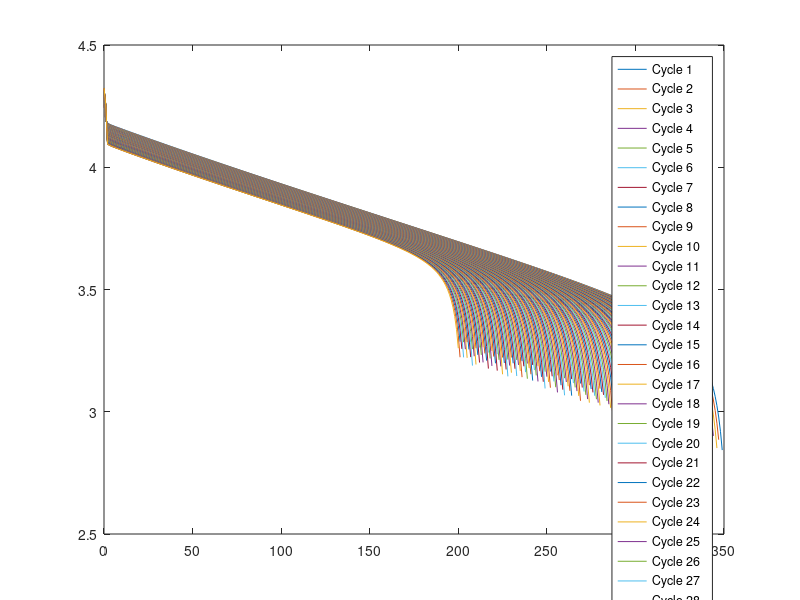
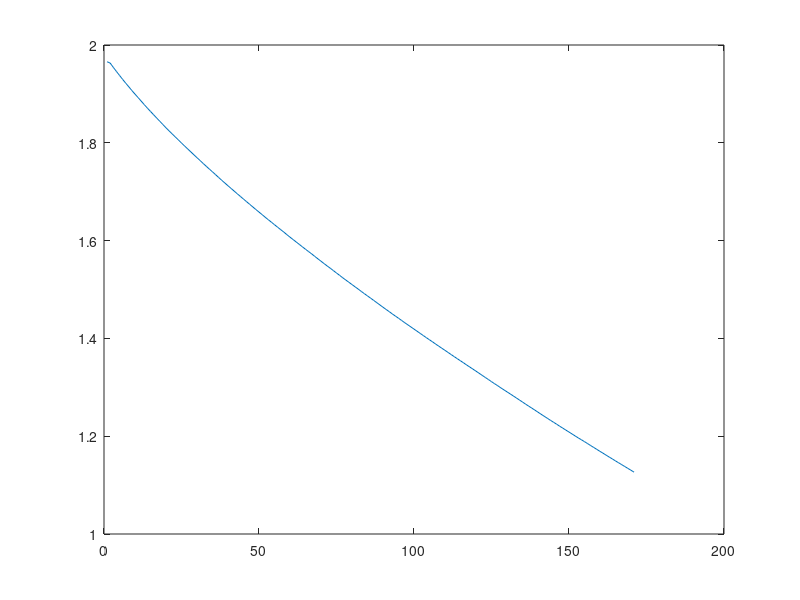

These figures' MATLAB source, in order: (Note: this script raises an error after producing the figures.)
clc; clear all; close all;

Battery= load('Bsim12.mat');
%Number= "Bsim12";
bname = "Bs12"

sample_time = 1;
Available_Profiles= length(Battery.cycle)  % Number of available profiles
% Data Cleansing 
invalid_cycles = []; %[1,84];%[115, 138]

for c= 1:length(invalid_cycles)
    Battery.cycle(invalid_cycles(c))=[];   
end

Battery.cycle(end)=[];  

n= length(Battery.cycle);           % Number of valid profiles


%% Charging Profile
total_cycles=0;
for i= 1:n
    
    profile= Battery.cycle(i).type();
    if strcmp(profile,'discharge')
        total_cycles=total_cycles+1;
    end
end

%%
% Finding the maximum length to store all the cycles together 
length_=0;
for i= 1:n
    profile= Battery.cycle(i).type();
    if strcmp(profile,'discharge')
        %Time
        
        V = [Battery.cycle(i).data.Voltage_measured];
        I = [Battery.cycle(i).data.Current_measured];
        T = [Battery.cycle(i).data.Temperature_measured];
        t = 0:sample_time:length(V)*sample_time; 
        t = t';
        
        length_new = length(V);
        if length_new>length_
           length_ = length_new;
        end
    end
end

%%

Capacity=[];
Cycle_voltages=[];


%all_encoded_data = zeros(L+2, min_length, total_cycles);
cycle_no=0;

for i= 1:n
    profile= Battery.cycle(i).type();
    if strcmp(profile,'discharge')
        cycle_no= cycle_no+1;

        %Time
        
        V = [Battery.cycle(i).data.Voltage_measured];
        I = [Battery.cycle(i).data.Current_measured];
        T = [Battery.cycle(i).data.Temperature_measured];
        t = 0:sample_time:(length(V)-1)*sample_time;
        t = t';

        length_new = length(V);
        plot(t,V, 'DisplayName', ['Cycle ', num2str(cycle_no)]);legend; hold on
        pause(0.01)

        V = [V' zeros(1,length_-length_new)];
        I = [I' zeros(1,length_-length_new)];
        T = [T' zeros(1,length_-length_new)];
        t = [t' zeros(1,length_-length_new)];

        %Capacity
        q = (Battery.cycle(i).data.Capacity);
        Capacity = [Capacity q];

        all_data(1, :,  cycle_no) = V;
        all_data(2, :,  cycle_no) = I;
        all_data(3, :,  cycle_no) = T;
        all_data(4, :,  cycle_no) = t;

         
    end
end

%%
save(strcat(bname,'.mat'), 'all_data', 'Capacity');

%%
figure(3)
% n = 3;
% new_capacity = medfilt1(capacity,n);
plot(abs(Capacity)), hold on;
xlabel('cycle_nos', Interpreter='latex'), ylabel('Discharge capacity', Interpreter='latex');

%%
loaded_data = load(strcat(bname,'.mat'));

% Access the loaded variables
loaded_all_data = loaded_data.all_data;
loaded_new_capacity = loaded_data.Capacity;
